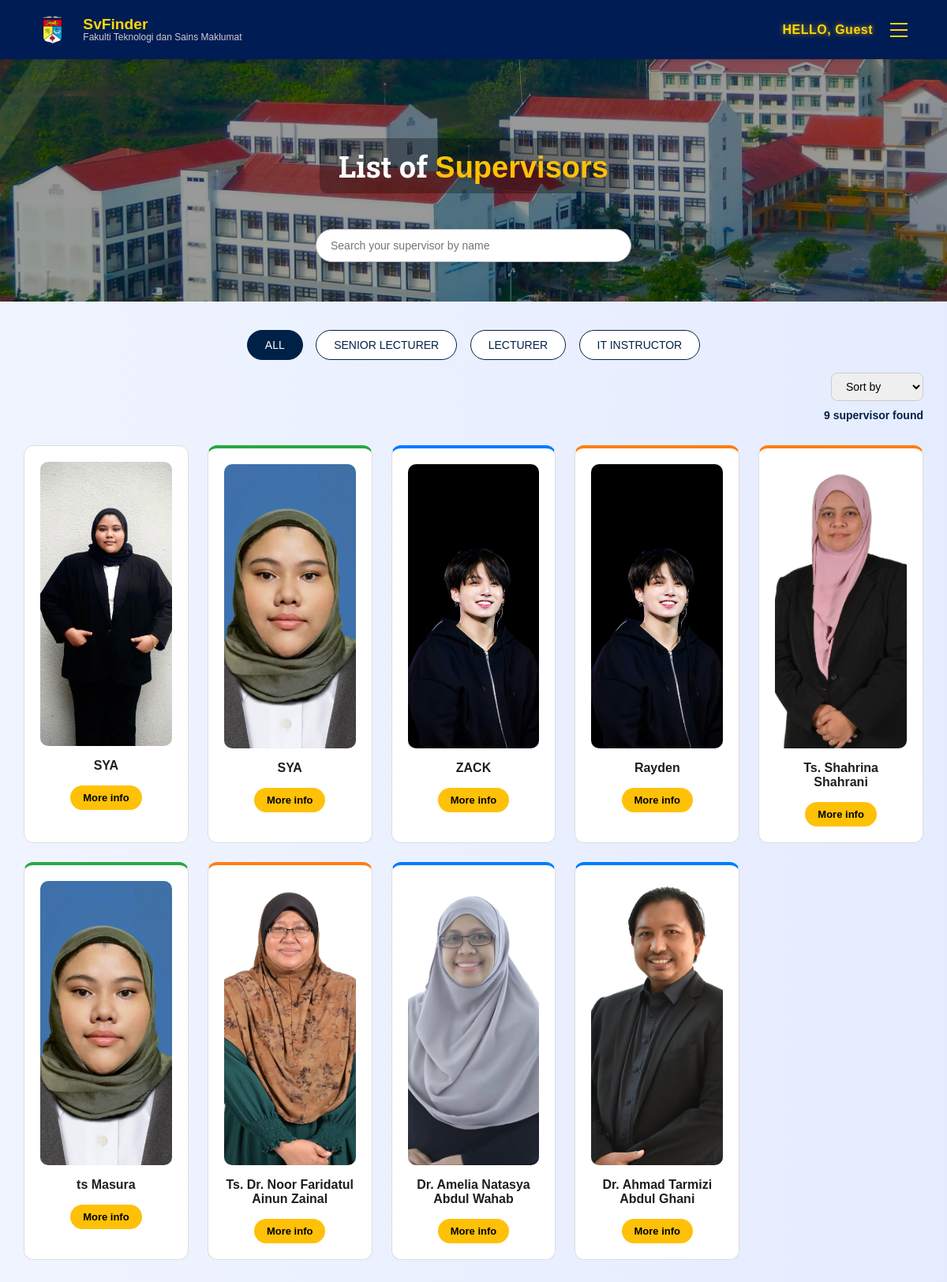
Screenshot of /mainstudent/ with the database file from the repository.
### SVFINDER/models.py (models this page shows)
class Penyelia(models.Model):
    id_penyelia = models.CharField(max_length=30, primary_key=True)
    nama_penyelia = models.CharField(max_length=255)
    email_penyelia = models.EmailField(max_length=255)
    no_penyelia = models.CharField(max_length=15)
    category_penyelia = models.CharField(max_length=255)  # Changed from 'program_penyelia' to 'category_penyelia'
    katalaluan_penyelia = models.CharField(max_length=255)
    kepakaran_penyelia = models.CharField(max_length=255)
    gambar_penyelia = models.ImageField(upload_to='penyelia/', null=True, blank=True)
    id_admin = models.ForeignKey('AdminSistem', on_delete=models.CASCADE, null=True, blank=True)
    bilik_penyelia = models.CharField(max_length=255, null=True, blank=True)  # Make it nullable
    bio_penyelia = models.CharField(max_length=3000, null=True, blank=True)
    academic_penyelia = models.CharField(max_length=255, null=True, blank=True)  # New field for academic info

### SVFINDER/views.py (the view)
# urls.py: path('mainstudent/', views.mainstudent, name='mainstudent'),
def mainstudent(request):
    id_pelajar = request.session.get('student', None)
    nama_pelajar = None
    if id_pelajar:
        try:
            pelajar = Pelajar.objects.get(id_pelajar=id_pelajar)
            nama_pelajar = pelajar.nama_pelajar
            welcome_message = f"HELLO, {nama_pelajar}"
        except Pelajar.DoesNotExist:
            welcome_message = "HELLO, Unknown Student"
    else:
        welcome_message = "HELLO, Guest"
    signupervisor = Penyelia.objects.all()
    return render(request, 'mainstudent.html', {
        'id_pelajar': id_pelajar,
        'nama_pelajar': nama_pelajar,
        'welcome_message': welcome_message,
        'signupervisor': signupervisor,
    })

### SVFINDER/templates/mainstudent.html (shortened to what this page needs)
{% load static %}
<!DOCTYPE html>
<html lang="en">
<head>
</head>
<body>
  <nav>
    <div class="logo-section">
    <img src="{% static 'logoukm.png' %}" alt="UKM Logo" class="logo-img" />
    <div class="logo-text">
      <span class="logo-main">SvFinder</span>
      <span class="logo-sub">Fakulti Teknologi dan Sains Maklumat</span>
    </div>
  </div>
    <div class="nav-right">
      <div class="welcome-message">{{ welcome_message }}</div>
      <div class="dropdown" id="dropdown">
        <button class="hamburger" onclick="toggleDropdown()">
          <span></span>
          <span></span>
          <span></span>
        </button>
      </div>
    </div>
  </nav>
  <div class="hero">
    <h1>List of <span>Supervisors</span></h1>
    <div class="search-bar">
      <input type="text" id="searchInput" placeholder="Search your supervisor by name" onkeyup="filterSupervisorsByName()">
    </div>
  </div>
  <div class="filters">
    <button class="active" onclick="filterSupervisors('')">ALL</button>
    <button onclick="filterSupervisors('Senior Lecturer')">SENIOR LECTURER</button>
    <button onclick="filterSupervisors('Lecturer')">LECTURER</button>
    <button onclick="filterSupervisors('IT Instructor')">IT INSTRUCTOR</button>
  </div>
  <div class="sort-dropdown">
    <select id="sortDropdown" onchange="sortSupervisor()">
      <option value="">Sort by</option>
    </select>
  </div>
  <p id="supervisorCount">{{ signupervisor|length }} supervisor found</p>
  <div class="supervisor-grid" id="supervisorGrid">
    {% for supervisor in signupervisor %}
    <div class="supervisor-card" data-category="{{ supervisor.category_penyelia }}">
      {% if supervisor.gambar_penyelia %}
        <img src="{{ supervisor.gambar_penyelia.url }}" alt="{{ supervisor.nama_penyelia }}">
      {% else %}
        <img src="{% static 'default-avatar.png' %}" alt="Default Supervisor">
      {% endif %}
      <div class="name">{{ supervisor.nama_penyelia }}</div>
      <a class="more-btn" href="{% url 'informationsv' supervisor.id_penyelia %}">More info</a>
    </div>
    {% endfor %}
  </div>
</body>
</html>

### rows the page displays
Penyelia: gambar_penyelia (picture), nama_penyelia "SYA"
Penyelia: gambar_penyelia (picture), nama_penyelia "SYA"
Penyelia: gambar_penyelia (picture), nama_penyelia "ZACK"
Penyelia: gambar_penyelia (picture), nama_penyelia "Rayden"
Penyelia: gambar_penyelia (picture), nama_penyelia "Ts. Shahrina Shahrani"
Penyelia: gambar_penyelia (picture), nama_penyelia "ts Masura"
Penyelia: gambar_penyelia (picture), nama_penyelia "Ts. Dr. Noor Faridatul Ainun Zainal"
Penyelia: gambar_penyelia (picture), nama_penyelia "Dr. Amelia Natasya Abdul Wahab"
Penyelia: gambar_penyelia (picture), nama_penyelia "Dr. Ahmad Tarmizi Abdul Ghani"

### other values shown
{{ welcome_message }} "HELLO, Guest"
{{ signupervisor|length }} "9"
